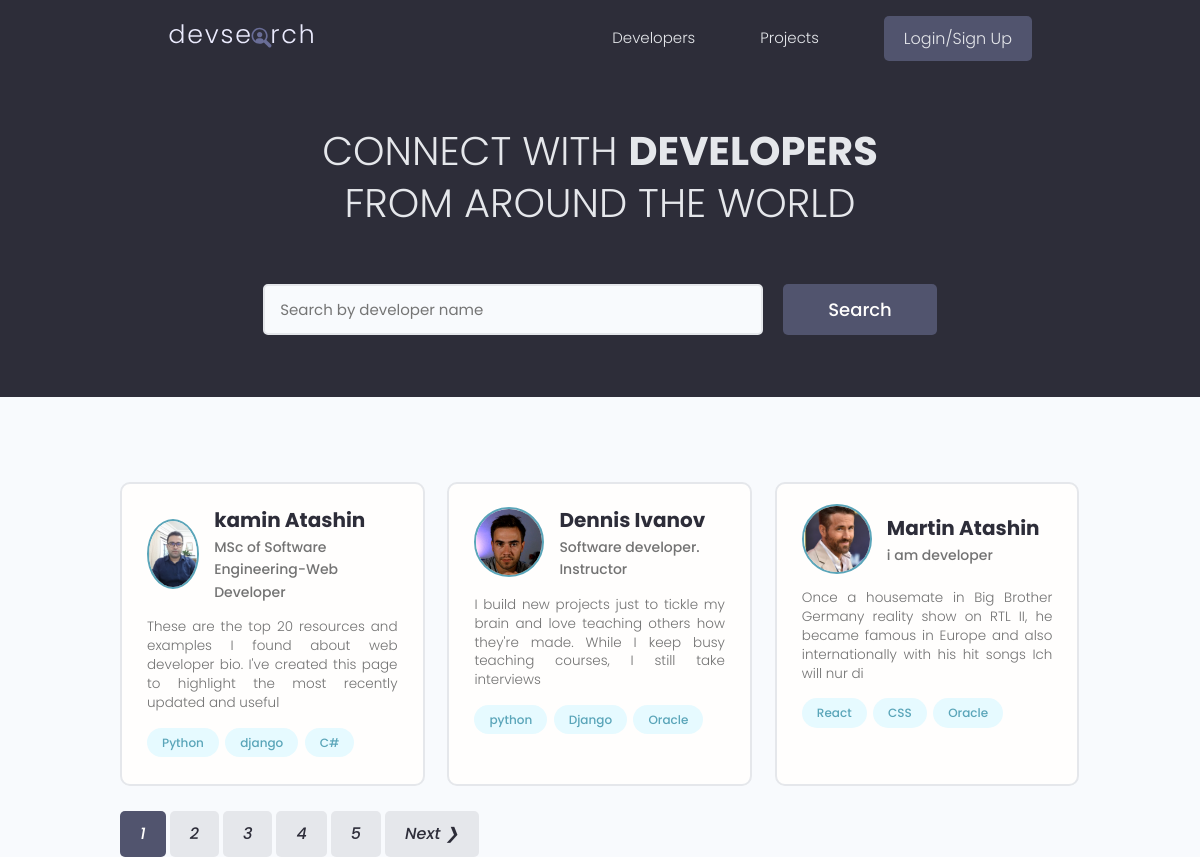
The page / on the database its author committed.
### users/models.py (models this page shows, shortened)
class Profiles(models.Model):
    user=models.OneToOneField(User,on_delete=models.CASCADE,null=True,blank=True)
    name=models.CharField(max_length=200,blank=True,null=True)
    email=models.EmailField(max_length=500,blank=True,null=True)
    username=models.CharField(max_length=200,blank=True,null=True)
    short_intro=models.CharField(max_length=200,blank=True,null=True)
    username=models.CharField(max_length=40)
    location=models.TextField(null=True,blank=True)
    bio=models.TextField(null=True,blank=True)
    profile_image=models.ImageField(blank=True,null=True,upload_to='profiles/', default='profiles/user-default.png')
    social_github=models.CharField(max_length=2000,null=True,blank=True)
    social_twitter=models.CharField(max_length=2000,null=True,blank=True)
    socail_linkedin=models.CharField(max_length=2000,null=True,blank=True)
    social_youtube=models.CharField(max_length=2000,null=True,blank=True)
    social_website=models.CharField(max_length=2000,null=True,blank=True)
    created=models.DateTimeField(auto_now_add=True,editable=False)
    id=models.UUIDField(default= uuid.uuid4,unique=True,primary_key=True,editable=False)
    class Meta:
       ordering=['created']
    @property
    def imageURL(self):
        try:
            url=self.profile_image.url
        except:
            url=''
        return url

class Skill(models.Model) :
    owner=models.ForeignKey(Profiles,on_delete=models.CASCADE,null=True,blank=True)
    name=models.CharField(max_length=200,null=True,blank=True)
    description=models.TextField(null=True,blank=True)
    created=models.DateTimeField(auto_now_add=True,editable=False)
    id=models.UUIDField(default=uuid.uuid4,primary_key=True,unique=True,editable=False)
    def __str__(self):
        return str(self.name)

### users/views.py (the view)
# urls.py: path('', views.profiles, name='profiles'),
def profiles(request):
    profiles,search_query=searchProfiles(request)
    custom_range,profiles=paginatProfiles(request,profiles,3)
    context={'profiles':profiles,'search_query':search_query,'custom_range':custom_range}
    return render(request,'users/profiles.html', context)

### users/utils.py (called while the page is built)
def paginatProfiles(request,profiles,results):
    page= request.GET.get('page')
    paginator=Paginator(profiles,results)
    try:
        profiles=paginator.page(page)
    except PageNotAnInteger:
        page=1
        profiles=paginator.page(page)
    except EmptyPage:
        page=paginator.num_pages
        profiles=paginator.page(page)
    leftIndex=(int(page)-4)
    if leftIndex<1 :
        leftIndex=1
    rightIndex=(int(page)+5)
    if rightIndex > paginator.num_pages:
        rightIndex=paginator.num_pages +1
    custom_range= range(leftIndex, rightIndex)
    return custom_range,profiles

def searchProfiles(request):
    search_query=''
    if request.GET.get('search_query'):
        search_query=request.GET.get('search_query')
    skill=Skill.objects.filter(name__icontains=search_query)
    profiles= Profiles.objects.distinct().filter(Q(name__icontains=search_query) |
                                      Q(short_intro__icontains=search_query) |
                                      Q(skill__in=skill)
    )
    return profiles,search_query

### users/templates/users/profiles.html (shortened to what this page needs)
{% extends 'main.html' %}
{% block content %}
 <main class="home">
    <section class="hero-section text-center">
      <div class="container container--narrow">
        <div class="hero-section__box">
          <h2>CONNECT WITH <span>DEVELOPERS</span></h2>
          <h2>FROM AROUND THE WORLD</h2>
        </div>
        <div class="hero-section__search">
          <form id="searchForm" class="form" action="{% url 'profiles'%}" method="get">
            <div class="form__field">
              <input class="input input--text" id="formInput#search" type="text" name="search_query"
              value="{{ search_query }}" placeholder="Search by developer name" />
            </div>
            <input class="btn btn--sub btn--lg" type="submit" value="Search" />
          </form>
        </div>
      </div>
    </section>
    <section class="devlist">
      <div class="container">
        <div class="grid grid--three">
        {% for profile in profiles %}
          <div class="column card">
            <div class="dev">
              <a href="{% url 'user-profile' profile.id %}" class="card__body">
                <div class="dev__profile">
                  <img class="avatar avatar--md" src="{{ profile.imageURL }}" alt="image" />
                  <div class="dev__meta">
                    <h3>{{profile.name}}</h3>
                    <h5>{{profile.short_intro|slice:"60"}}</h5>
                  </div>
                </div>
                <p class="dev__info">{{ profile.bio|slice:"150"}}</p>
                <div class="dev__skills">
                 {% for skill in profile.skill_set.all|slice:"5" %}
                  <span class="tag tag--pill tag--main">
                    <small> {{ skill }} </small>
                  </span>
                 {% endfor %}
                </div>
              </a>
            </div>
          </div>
        {% endfor%}
        </div>
      </div>
    </section>
    {% include 'pagination.html' with queryset=profiles  custom_range=custom_range%}
  </main>
{% endblock content %}

### static/styles/app.css (style rules this page uses)
:root { --color-sub: #2d2d39; }
.btn--sub { background-color: var(--color-sub-light); }
.card { border: 2px solid var(--color-light); }
img { width: 100%; }
.hero-section { height: 40vh; display: flex; align-items: center; background-color: var(--color-sub); }
.hero-section__box { margin-bottom: 4rem; }
.hero-section__box > h2, .hero-section__box > h2 > span { font-size: 4rem; color: var(--color-light); line-height: 1.3; text-transform: uppercase; }
.hero-section__box > h2 { font-weight: 300; }
.hero-section__box > h2 > span { font-weight: 700; }
.hero-section__search > .form { display: flex; align-items: center; justify-content: center; gap: 2rem; }
.hero-section__search > .form input.input--text { width: 50rem; }
.devlist { margin-top: 8rem; }
.devlist .grid { align-items: stretch; }
.devlist .dev .dev__profile { display: flex; align-items: center; gap: 1.5rem; }
.devlist .dev .dev__meta h3 { color: var(--color-sub); font-size: 2rem; font-weight: 700; }
.devlist .dev .dev__meta h5 { color: var(--color-text); font-size: 1.4rem; font-weight: 500; }
.devlist .dev .dev__info { margin: 1.5rem 0; font-size: 1.35rem; line-height: 1.4; text-align: justify; }

### static/uikit/styles/modules/_variables.css (style rules this page uses)
:root { --color-main: #5aa5b9; --color-main-light: #e6faff; --color-sub: #3f4156; --color-sub-light: #51546e; --color-sub-lighter: #ededfd; --color-text: #737373; --color-gray: #8b8b8b; --color-light: #e5e7eb; --color-light-gray: #767676; --color-bg: #f8fafd; --color-white: #fffefd; --color-white-light: #f3f3f3; --color-success: #359e64; --color-success-bg: #def8e8; --color-error: #fc4b0b; --color-error-bg: #fff2ee; --font-base: 'Poppins', arial, helvetica, 'Segoe UI', roboto, ubuntu, sans-serif; --font-monospace: 'Fira Code', 'Courier New', courier, monospace; --font-regular: 300; --font-medium: 500; --font-bold: 700; --generic-shadow: 1px 1px 5px #00000010; --generic-transition: all 0.3s ease-in-out; }

### static/uikit/styles/modules/_base.css (style rules this page uses)
* { margin: 0; padding: 0; box-sizing: border-box; text-rendering: optimizeLegibility; color: inherit; font-size: inherit; }
html { font-size: 50%; }
@media only screen and (min-width: 480px) { html { font-size: 56.25%; } }
@media only screen and (min-width: 1200px) { html { font-size: 62.5%; } }
body { line-height: 1.6; font-weight: 400; font-size: 1.5rem; color: var(--color-text); background-color: var(--color-bg); min-height: 100vh; }

### static/uikit/styles/modules/_typography.css (style rules this page uses)
* { font-family: var(--font-base); }
h2 { font-size: 3.6rem; font-weight: var(--font-bold); }
h3 { font-size: 3.2rem; font-weight: var(--font-medium); }
h5 { font-size: 2.4rem; font-weight: var(--font-medium); }
h5, h6 { font-weight: var(--font-regular); }
p, span, strong { font-size: 1.6rem; color: var(--color-text); font-weight: var(--font-regular); }
a { padding-bottom: 2px; text-decoration: none; display: inline-block; color: var(--color-main); font-weight: var(--font-medium); }

### static/uikit/styles/modules/_utilities.css (style rules this page uses)
.container { width: 92%; max-width: 165rem; margin: 0 auto; box-sizing: border-box; }
.container--narrow { width: 92%; max-width: 120rem; }
@media screen and (min-width: 1000px) { .container { width: 90%; } }
@media screen and (min-width: 1000px) { .container--narrow { width: 85%; } }
@media screen and (min-width: 1200px) { .container { width: 80%; } }
@media screen and (min-width: 1200px) { .container--narrow { width: 72%; } }
.text-center { text-align: center; }

### static/uikit/styles/modules/_avatar.css (style rules this page uses)
.avatar { border-radius: 50%; border: 2px solid var(--color-main); object-fit: cover; }
.avatar--md { height: 7rem; width: 7rem; }

### static/uikit/styles/modules/_button.css (style rules this page uses)
.btn { display: inline-block; position: relative; cursor: pointer; background-color: var(--color-light); font-weight: var(--font-medium); color: var(--color-sub); text-decoration: none; padding: 1rem 2rem; border-radius: 0.5rem; border: none; width: -webkit-fit-content; width: -moz-fit-content; width: fit-content; height: -webkit-fit-content; height: -moz-fit-content; height: fit-content; font-size: 1.6rem; outline-width: 0; outline-color: transparent; -webkit-backface-visibility: hidden; backface-visibility: hidden; transition: all 0.3s ease-in-out; }
.btn--sub { background-color: var(--color-sub); color: var(--color-white); }
.btn--lg { font-size: 1.8rem; padding: 1.2rem 4.5rem; }

### static/uikit/styles/modules/_card.css (style rules this page uses)
.card { border-radius: 1rem; background-color: var(--color-white); border: 1.5px solid var(--color-light); width: auto; height: auto; margin-top: 0.5rem; margin-bottom: 0.5rem; overflow: hidden; }
.card__body, .card__header { padding: 2rem 2.5rem; }

### rows shown on the page
Profiles: imageURL (picture), name "kamin Atashin", short_intro "MSc of Software Engineering-Web Developer", bio "These are the top 20 resources and examples I found about web developer bio. I've created this page to highlight the most recently updated and useful"
Skill: name "Python"
Skill: name "django"
Skill: name "C#"
Profiles: imageURL (picture), name "Dennis Ivanov", short_intro "Software developer. Instructor", bio "I build new projects just to tickle my brain and love teaching others how they're made. While I keep busy teaching courses, I still take interviews"
Skill: name "python"
Skill: name "Django"
Skill: name "Oracle"
Profiles: imageURL (picture), name "Martin Atashin", short_intro "i am developer", bio "Once a housemate in Big Brother Germany reality show on RTL II, he became famous in Europe and also internationally with his hit songs Ich will nur di"
Skill: name "React"
Skill: name "CSS"
Skill: name "Oracle"

### other values the page prints
{{ page }} "1"
{{ page }} "2" "3" "4" "5"
